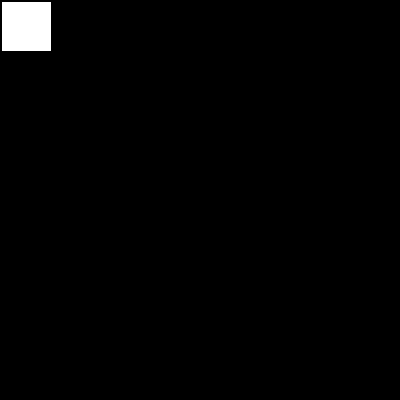
Frame 1 (no input)
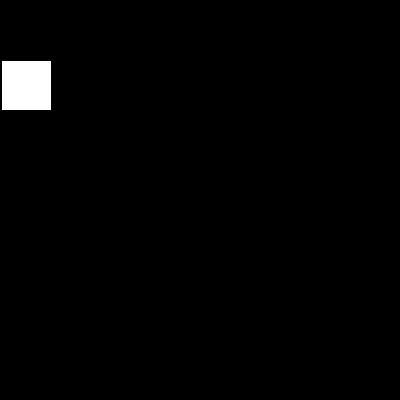
Frame 60 (the mouse pressed at the canvas centre just before this capture)
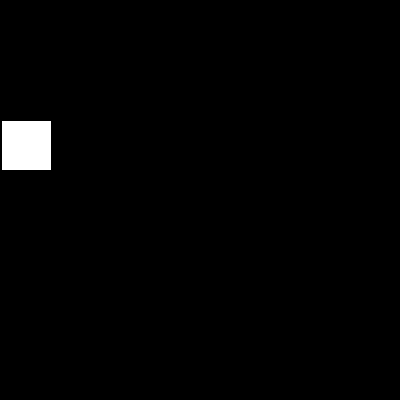
Frame 120 (the mouse held since frame 60 and released just before this capture)

The Processing sketch that drew these frames (run headless with seeded random() and noise(); from frame 60 on, the mouse is pressed at the canvas centre):

// Processing sketch: sketch_animaatio1
// ── sketch_animaatio1.pde
final float SIVU=50;
int k;
void setup ()
{
  size (400, 400);
  colorMode (HSB, 100);
  
  frameRate (30);
  k=1;
}



void draw ()
{
  background(0);
  rect(1,k,SIVU,SIVU);
  k++;
  
  if (k>=height)
   k=1;
  
}
